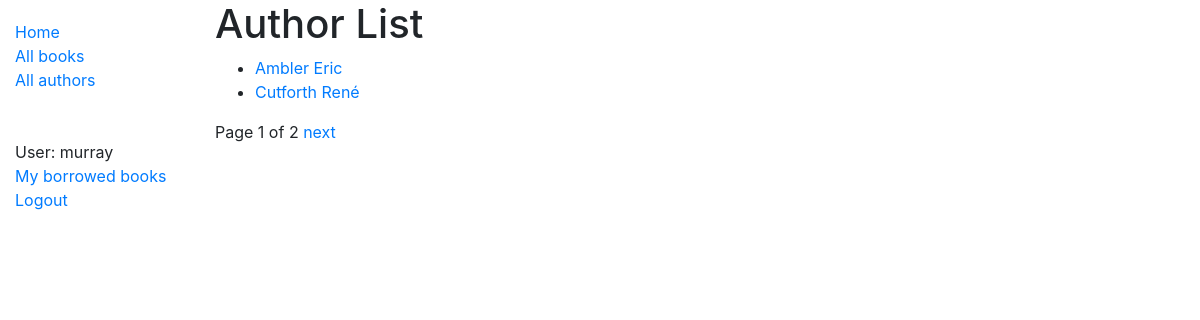
/catalog/authors/ (signed in), run on the app's committed database.
### catalog/models.py (models this page shows, shortened)
class Author(models.Model):
    first_name = models.CharField(max_length=100)
    last_name = models.CharField(max_length=100)
    date_of_birth = models.DateField(null=True, blank=True)
    date_of_death = models.DateField('Died', null=True, blank=True)
    class Meta:
        ordering = ['last_name', 'first_name']
    def get_absolute_url(self):
        return reverse('author-detail', args=[str(self.id)])

### catalog/views.py (the view)
# urls.py: path('authors/', views.AuthorListView.as_view(), name='authors'),
class AuthorListView(generic.ListView):
    model = Author
    paginate_by = 2

### catalog/templates/catalog/author_list.html (shortened to what this page needs)
 {% extends "base_generic.html" %}
 {% block content %}
  <h1>Author List</h1>
  {% if author_list %}
  <ul>
    {% for author in author_list %}
      <li>
	      <a href="{{ author.get_absolute_url }}">{{ author.last_name }} {{ author.first_name }}</a>
      </li>
    {% endfor %}
  </ul>
  {% else %}
    <p>There are no authors in the library.</p>
  {% endif %}
 {% endblock %}

### catalog/templates/base_generic.html (shortened to what this page needs)
<!DOCTYPE html>
<html lang="en">
<head>
  <link rel="stylesheet" href="https://stackpath.bootstrapcdn.com/bootstrap/4.1.3/css/bootstrap.min.css">
  {% load static %}
  <link rel="stylesheet" href="{% static 'css/styles.css' %}">
</head>
<body>
  <div class="container-fluid">
    <div class="row">
      <div class="col-sm-2">
      {% block sidebar %}
        <ul class="sidebar-nav">
          <li><a href="{% url 'index' %}">Home</a></li>
	  <li><a href="{% url 'books' %}">All books</a></li>
	  <li><a href="{% url 'authors' %}">All authors</a></li><br><br>
   {% if user.is_authenticated %}
     <li>User: {{ user.get_username }}</li>
     <li><a href="{% url 'my-borrowed' %}">My borrowed books</a></li>
     <li><a href="{% url 'logout'%}?next={{request.path}}">Logout</a></li>
   {% else %}
     <li><a href="{% url 'login'%}?next={{request.path}}">Login</a></li>
   {% endif %}
	</ul>
     {% endblock %}
      </div>
      <div class="col-sm-10 ">
	      {% block content %}{% endblock %}
      <div>
  {% block pagination %}
    {% if is_paginated %}
        <div class="pagination">
            <span class="page-links">
                <span class="page-current">
                    Page {{ page_obj.number }} of {{ page_obj.paginator.num_pages }}
                </span>
                {% if page_obj.has_next %}
                    <a href="{{ request.path }}?page={{ page_obj.next_page_number }}">next</a>
                {% endif %}
            </span>
        </div>
    {% endif %}
  {% endblock %}
      </div>
      </div>
    </div>
  </div>
</body>
</html>

### catalog/static/css/styles.css (style rules this page uses)
.sidebar-nav { margin-top: 20px; padding: 0; list-style: none; }

### data on the page
Author: last_name "Ambler", first_name "Eric"
Author: last_name "Cutforth", first_name "René"

### other printed values
{{ user.get_username }} "murray"
{{ page_obj.number }} "1"
{{ page_obj.paginator.num_pages }} "2"
